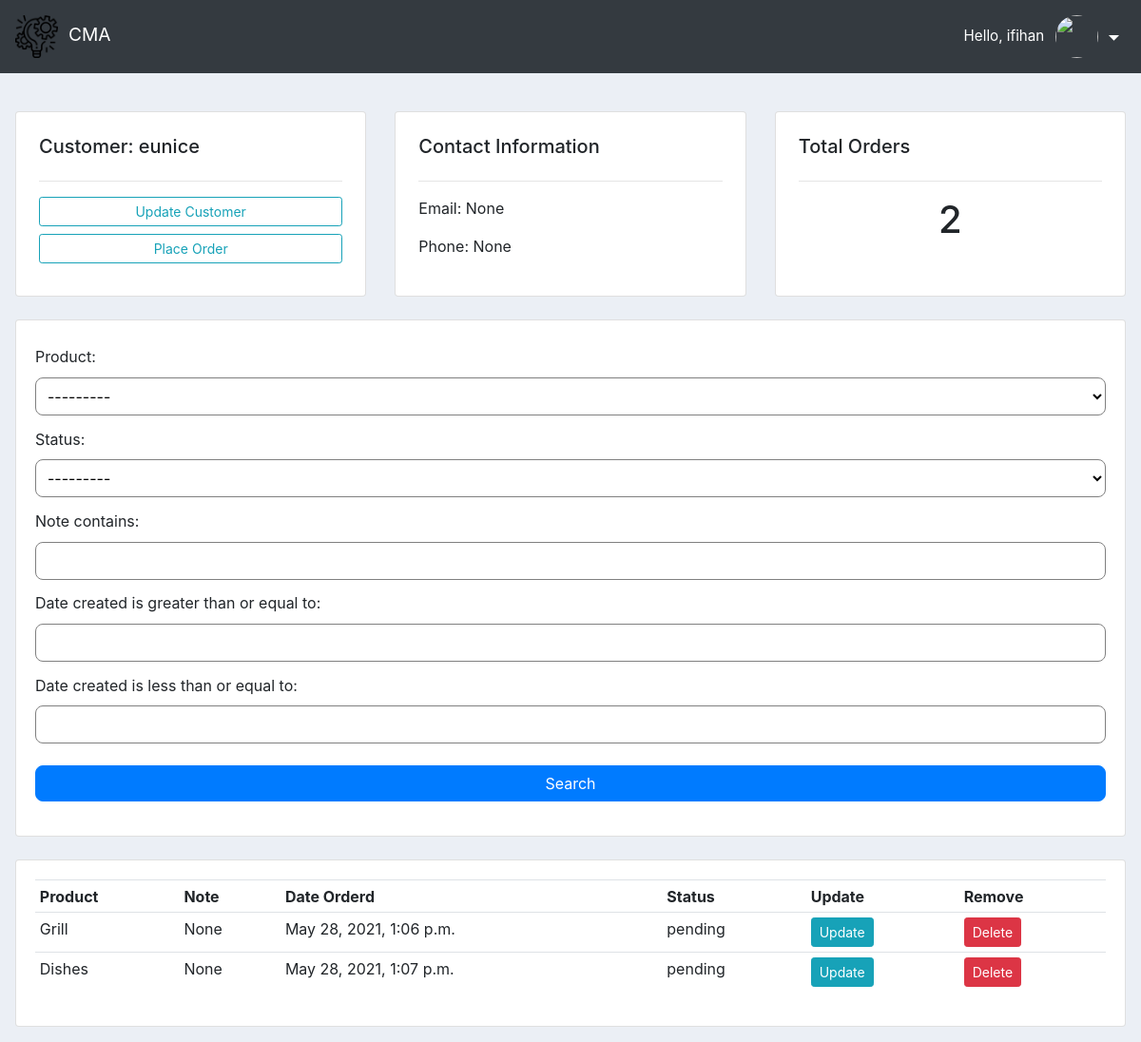
The app's page /customer/14/ (signed in) with its own data.
### accounts/models.py (models this page shows, shortened)
class Customer(models.Model):
    user = models.OneToOneField(
        User, null=True, blank=True, on_delete=models.CASCADE
    )
    name = models.CharField(max_length=200, null=True)
    phone = models.CharField(max_length=15, null=True)
    email = models.CharField(max_length=200, null=True)
    profile_pic = models.ImageField(default='profile.png', null=True, blank=True)
    date_created = models.DateTimeField(auto_now_add=True, null=True)

class Order(models.Model):
    class STATUS(models.TextChoices):
        PENDING = 'pending', _('Pending')
        OUT_FOR_DELIVERY = 'out_for_delivery', _('Out for delivery')
        DELIVERED = 'delivered', _('Delivered')
    customer = models.ForeignKey(
        Customer, null=True, on_delete=models.SET_NULL
    )
    product = models.ForeignKey(Product, null=True, on_delete=models.SET_NULL)
    date_created = models.DateTimeField(auto_now_add=True, null=True)
    status = models.CharField(max_length=200, null=True, choices=STATUS.choices,
        default=STATUS.PENDING
    )
    note = models.CharField(max_length=1000, null=True)

class Product(models.Model):
    CATEGORY = (
        ('indoor', 'Indoor'),
        ('outdoor', 'Out Door')
    )
    name = models.CharField(max_length=200, null=True)
    price = models.FloatField(null=True)
    category = models.CharField(max_length=200, null=True, choices=CATEGORY)
    description = models.CharField(max_length=200, null=True, blank=True)
    date_created = models.DateTimeField(auto_now_add=True, null=True)
    tags = models.ManyToManyField(Tag)
    def __str__(self):
        return self.name

### accounts/decorators.py (the view)
		def wrapper_func(request, *args, **kwargs):
			group = None
			if request.user.groups.exists():
				group = request.user.groups.all()[0].name
			if group in allowed_roles:
				return view_func(request, *args, **kwargs)
			else:
				return HttpResponse('You are not authorized to view this page')

### accounts/views.py (called while the page is built)
@login_required(login_url='login')
@allowed_users(allowed_roles=['admin'])
def customer(request, pk):
    customer = Customer.objects.get(id=pk)
    orders = customer.order_set.all()
    orders_count = orders.count()
    myFilter = OrderFilter(request.GET, queryset=orders)
    orders = myFilter.qs
    context = {'customer': customer, 'orders': orders,
               'orders_count': orders_count, 'myFilter': myFilter}
    return render(request, 'accounts/customer.html', context)

### accounts/templates/accounts/customer.html
{% extends 'accounts/main.html' %}
{% block content %}
<br>
<div class="row customer-card-info">
	<div class="col-lg-4 col-md-6 col-sm-12 card-wrap">
		<div class="card">
			<h5>Customer: {{customer.name}}</h5>
			<hr>
			<a class="btn btn-outline-info  btn-sm btn-block" href="">Update Customer</a>
			<a class="btn btn-outline-info  btn-sm btn-block" href="{% url 'create_order' customer.id %}">Place
				Order</a>
		</div>
	</div>
	<div class="col-lg-4 col-md-6 col-sm-12 card-wrap">
		<div class="card">
			<h5>Contact Information</h5>
			<hr>
			<p>Email: {{ customer.email }}</p>
			<p>Phone: {{ customer.phone }} </p>
		</div>
	</div>
	<div class="col-lg-4 col-md-12 col-sm-12 card-wrap">
		<div class="card">
			<h5>Total Orders</h5>
			<hr>
			<h1 style="text-align: center;">{{orders_count}}</h1>
		</div>
	</div>
</div>
<br>
<div class="row">
	<div class="col">
		<div class="card card-body">
			<form id="customer-form" method="get">
				{{ myFilter.form }}
				<button class="btn btn-primary" type="submit">Search</button>
			</form>
		</div>
	</div>
</div>
<br>
<div class="row">
	<div class="col-md">
		<div class="card card-body table_wrap">
			<table class="table table-sm">
				<tr>
					<th>Product</th>
					<th>Note</th>
					<th>Date Orderd</th>
					<th>Status</th>
					<th>Update</th>
					<th>Remove</th>
				</tr>
				{% for order in orders %}
				<tr>
					<td>{{ order.product }}</td>
					<td>{{ order.note }}</td>
					<td>{{ order.date_created }}</td>
					<td>{{ order.status }}</td>
					<td><a href="{% url 'update_order' order.id %}" class="btn btn-sm btn-info">Update</a></td>
					<td><a href="{% url 'delete_order' order.id %}" class="btn btn-sm btn-danger">Delete</a></td>
				</tr>
				{% endfor %}
			</table>
		</div>
	</div>
</div>
{% endblock %}

### accounts/templates/accounts/navbar.html (shortened to what this page needs)
{% load static %}
<nav class="navBar bg-dark">
  <div class="right-wrap">
    <img class="logo" src="{% static 'images/logo.png' %}" />
    <span style="margin-left: 0.4rem; color: white; font-size: 1.2rem"
      >CMA</span
    >
  </div>
  <div class="left-wrap">
    <span style="font-size: 0.95rem; margin-right: 0.7rem" class="hello-msg"
      >Hello, {{ request.user }}</span
    >
    <div class="profile">
     <div class="img">
      <img
      class="profile-pic"
      src="{{ request.user.customer.profile_pic.url }}"
    />
    <svg
      xmlns="http://www.w3.org/2000/svg"
      width="25px"
      height="25px"
      fill="white"
      viewBox="0 0 18 18"
    >
      <path d="M5 8l4 4 4-4z" />
    </svg>
     </div>
    </div>
  </div>
</nav>

### static/css/main.css (style rules this page uses)
body { background-color: #ebeff5; }
:root { scroll-behavior: smooth; }
.profile-pic { margin: 0 auto; width: 170px; height: 170px; max-width: 100% !important; border-radius: 50%; }
.table_wrap { overflow-x: auto; }
.table_wrap .table { min-width: 600px; }
.customer-card-info { align-items: stretch; }
.customer-card-info .card { padding: 1.5rem; height: 100%; }
input, textarea, select { width: 100%; height: 40px; margin: 0.2rem 0.7rem 0.4rem 0; border: 1px solid grey; border-radius: 8px; padding: 0.5rem; background-color: white; }
#customer-form .btn { margin: 1rem 0; width: 100%; border-radius: 8px; }
label { width: auto; margin: 0.4rem 1rem 0.4rem 0; }
.profile svg { transition: transform 0.3s; }
nav { display: flex; padding: 1rem; align-items: center; justify-content: space-between; }
.profile { position: relative; display: flex; justify-content: space-between; align-items: center; }
.profile .img { cursor: pointer; }
.profile .profile-pic, .logo { width: 45px; height: 45px; }
.left-wrap { display: flex; justify-content: space-between; align-items: center; }

### accounts/templates/accounts/navbar.html (style rules this page uses)
.hello-msg { font-size: 18px; color: #fff; margin-right: 20px; }

### records on screen
Customer: name "eunice", email "None", phone "None"
Order: product "Grill", note "None", date_created "May 28, 2021, 1:06 p.m.", status "pending"
Order: product "Dishes", note "None", date_created "May 28, 2021, 1:07 p.m.", status "pending"

### other values on screen
{{ request.user }} "ifihan"
{{ orders_count }} "2"
